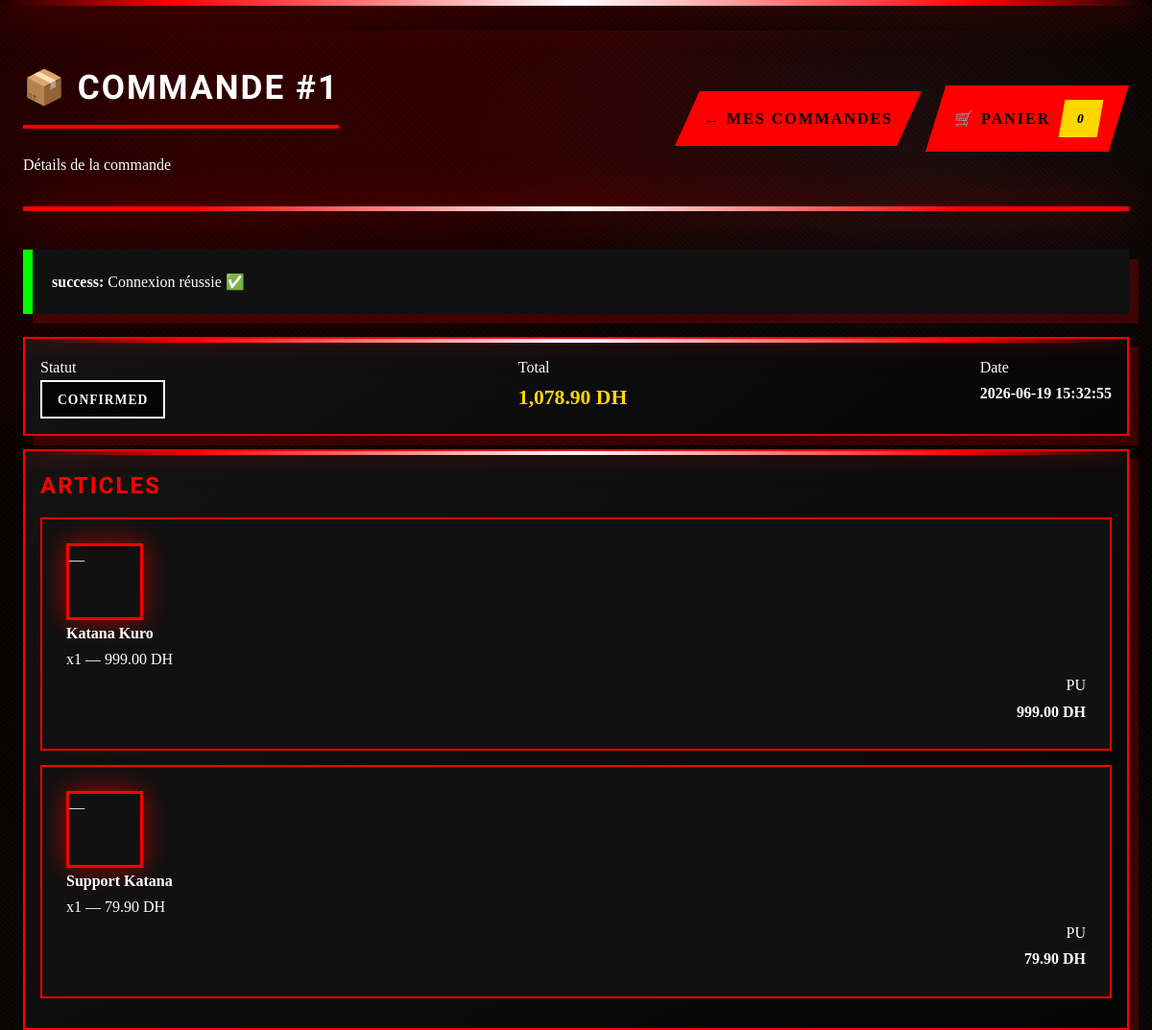
/php/public/order_show.php?id=1 (signed in), run on the app's committed database.
### tables this page shows
CREATE TABLE orders (
  id INT AUTO_INCREMENT PRIMARY KEY,
  user_id INT NOT NULL,
  total DECIMAL(10,2) NOT NULL DEFAULT 0.00,
  status ENUM('PENDING','CONFIRMED','SHIPPED','CANCELLED') NOT NULL DEFAULT 'PENDING',
  created_at TIMESTAMP DEFAULT CURRENT_TIMESTAMP,
  CONSTRAINT fk_orders_user
    FOREIGN KEY (user_id) REFERENCES users(id)
    ON DELETE RESTRICT ON UPDATE CASCADE,
  CHECK (total >= 0)
);

CREATE TABLE order_items (
  id INT AUTO_INCREMENT PRIMARY KEY,
  order_id INT NOT NULL,
  product_id INT NOT NULL,
  quantity INT NOT NULL DEFAULT 1,
  unit_price DECIMAL(10,2) NOT NULL DEFAULT 0.00,
  line_total DECIMAL(10,2) NOT NULL DEFAULT 0.00,
  CONSTRAINT fk_items_order
    FOREIGN KEY (order_id) REFERENCES orders(id)
    ON DELETE CASCADE ON UPDATE CASCADE,
  CONSTRAINT fk_items_product
    FOREIGN KEY (product_id) REFERENCES products(id)
    ON DELETE RESTRICT ON UPDATE CASCADE,
  CHECK (quantity > 0),
  CHECK (unit_price >= 0),
  CHECK (line_total >= 0)
);

CREATE TABLE products (
  id INT AUTO_INCREMENT PRIMARY KEY,
  name VARCHAR(190) NOT NULL,
  description TEXT NULL,
  price DECIMAL(10,2) NOT NULL DEFAULT 0.00,
  stock INT NOT NULL DEFAULT 0,
  image VARCHAR(255) NULL,
  created_at TIMESTAMP DEFAULT CURRENT_TIMESTAMP,
  CHECK (stock >= 0),
  CHECK (price >= 0)
);

### php/includes/cart.php (called while the page is built, shortened)
<?php
function cart_get(): array {
  return $_SESSION['cart'];
}

### php/includes/auth.php (called while the page is built, shortened)
<?php
if (!function_exists('get_flash')) {
    function get_flash(): ?array {
        $flash = $_SESSION['flash'];
        return $flash;
    }
}

### php/public/order_show.php (the view, shortened to what this page needs)
<?php
require_once __DIR__ . "/../includes/auth.php";
require_once __DIR__ . "/../includes/cart.php";
$id = (int)($_GET['id'] ?? 0);
$stmt = $pdo->prepare("SELECT o.* FROM orders o WHERE o.id = ?");
$stmt->execute([$id]);
$order = $stmt->fetch(PDO::FETCH_ASSOC);
$stmt = $pdo->prepare("
  SELECT oi.quantity, oi.unit_price, oi.line_total, p.name, p.image
  FROM order_items oi
  JOIN products p ON p.id = oi.product_id
  WHERE oi.order_id = ?
");
$stmt->execute([$id]);
$items = $stmt->fetchAll(PDO::FETCH_ASSOC);
$flash = get_flash();
?>
<!doctype html>
<html lang="fr">
<head>
  <link rel="stylesheet" href="assets/style.css">
</head>
<body class="page">
  <div class="topbar">
    <div>
      <h2>📦 Commande #<?= (int)$id ?></h2>
      <div class="muted">Détails de la commande</div>
    </div>
    <div class="actions">
      <a class="btn btn-soft" href="/mini-ecommerce/php/public/my_orders.php">← Mes commandes</a>
      <a class="btn btn-outline" href="/mini-ecommerce/php/public/cart.php">
        🛒 Panier <span class="badge"><?= count(cart_get()) ?></span>
      </a>
    </div>
  </div>
  <?php if ($flash): ?>
    <div class="flash <?= htmlspecialchars($flash['type']) ?>">
      <b><?= htmlspecialchars($flash['type']) ?>:</b>
      <?= htmlspecialchars($flash['msg']) ?>
    </div>
  <?php endif; ?>
  <div class="card" style="padding:16px; margin-top:14px;">
    <div style="display:flex; justify-content:space-between; gap:14px; flex-wrap:wrap;">
      <div>
        <div class="muted">Statut</div>
        <div style="font-weight:900;">
          <span class="pill"><?= htmlspecialchars($order['status']) ?></span>
        </div>
      </div>
      <div>
        <div class="muted">Total</div>
        <div style="font-weight:900; color:var(--gold); font-size:1.35rem;">
          <?= number_format((float)$order['total'], 2) ?> DH
        </div>
      </div>
      <?php if (!empty($order['created_at'])): ?>
        <div>
          <div class="muted">Date</div>
          <div style="font-weight:800; color:var(--chrome);">
            <?= htmlspecialchars($order['created_at']) ?>
          </div>
        </div>
      <?php endif; ?>
    </div>
  </div>
  <div class="card" style="padding:16px; margin-top:14px;">
    <h3 style="margin-bottom:12px;">Articles</h3>
    <div class="list">
      <?php foreach ($items as $it): ?>
        <div class="list-item">
          <?php if (!empty($it['image'])): ?>
            <img class="thumb"
                 src="/mini-ecommerce/php/public/uploads/<?= htmlspecialchars($it['image']) ?>"
                 alt="<?= htmlspecialchars($it['name']) ?>">
          <?php else: ?>
            <div class="thumb placeholder">—</div>
          <?php endif; ?>
          <div style="flex:1;">
            <div style="font-weight:900;"><?= htmlspecialchars($it['name']) ?></div>
            <div class="muted">
              x<?= (int)$it['quantity'] ?> —
              <?= number_format((float)$it['line_total'], 2) ?> DH
            </div>
          </div>
          <div style="text-align:right;">
            <div class="muted">PU</div>
            <div style="font-weight:800;">
              <?= number_format((float)$it['unit_price'], 2) ?> DH
            </div>
          </div>
        </div>
      <?php endforeach; ?>
    </div>
  </div>
</body>
</html>

### data on the page
orders: status "CONFIRMED", total "1,078.90", created_at "2026-06-19 15:32:55"
order_items: product.name "Katana Kuro", quantity "1", line_total "999.00", unit_price "999.00"
order_items: product.name "Support Katana", quantity "1", line_total "79.90", unit_price "79.90"

### other printed values
$id "1"
count(cart_get()) "0"
$flash['type'] "success"
$flash['msg'] "Connexion réussie ✅"
